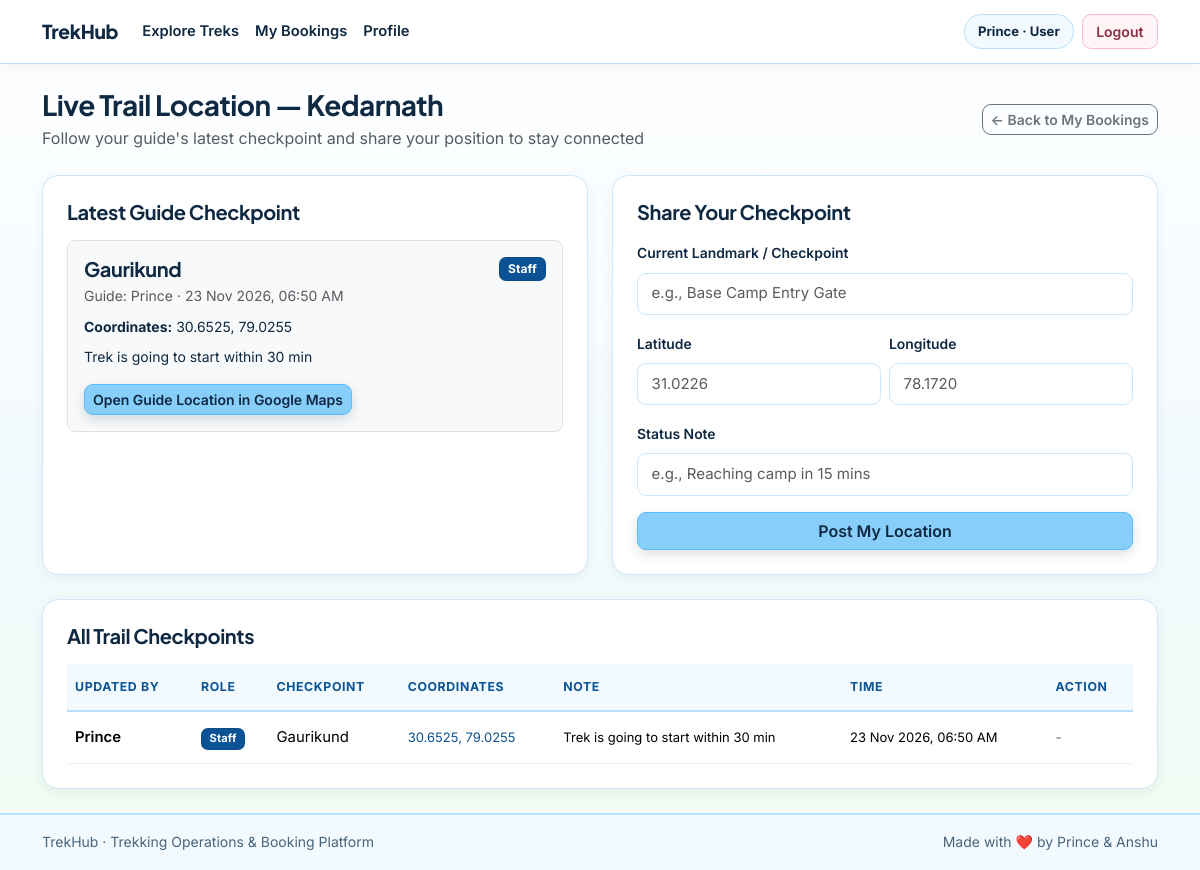
/location/trek/1 (signed in), run on the app's committed database.
### models/user.py (models this page shows, shortened)
class User(db.Model):
    __tablename__ = "users"
    id = db.Column(db.Integer, primary_key=True)
    name = db.Column(db.String(120), nullable=False)
    email = db.Column(db.String(150), unique=True, nullable=False, index=True)
    password_hash = db.Column(db.String(255), nullable=False)
    phone = db.Column(db.String(20), nullable=True)
    emergency_contact = db.Column(db.String(20), nullable=True)
    role = db.Column(db.String(20), nullable=False, default="user")
    experience = db.Column(db.String(200), nullable=True)
    is_approved = db.Column(db.Boolean, nullable=False, default=True)
    is_blacklisted = db.Column(db.Boolean, nullable=False, default=False)
    created_at = db.Column(db.DateTime, default=lambda: datetime.now(timezone.utc))
    assigned_treks = db.relationship("Trek", back_populates="assigned_staff", lazy=True)
    bookings = db.relationship("Booking", back_populates="user", lazy=True, cascade="all, delete-orphan")
    payments = db.relationship("Payment", back_populates="user", lazy=True, cascade="all, delete-orphan")
    reviews = db.relationship("Review", back_populates="user", lazy=True, cascade="all, delete-orphan")
    location_updates = db.relationship("LocationUpdate", back_populates="user", lazy=True, cascade="all, delete-orphan")

### models/trek.py (models this page shows, shortened)
class Trek(db.Model):
    __tablename__ = "treks"
    id = db.Column(db.Integer, primary_key=True)
    name = db.Column(db.String(150), nullable=False, index=True)
    location = db.Column(db.String(150), nullable=False, index=True)
    difficulty = db.Column(db.String(20), nullable=False, default="Moderate")
    duration_days = db.Column(db.Integer, nullable=False)
    total_slots = db.Column(db.Integer, nullable=False)
    available_slots = db.Column(db.Integer, nullable=False)
    price = db.Column(db.Float, nullable=False, default=0.0)
    assigned_staff_id = db.Column(db.Integer, db.ForeignKey("users.id"), nullable=True)
    status = db.Column(db.String(20), nullable=False, default="Pending")
    start_date = db.Column(db.Date, nullable=False)
    end_date = db.Column(db.Date, nullable=False)
    description = db.Column(db.Text, nullable=True)
    created_at = db.Column(db.DateTime, default=lambda: datetime.now(timezone.utc))
    assigned_staff = db.relationship("User", back_populates="assigned_treks")
    bookings = db.relationship("Booking", back_populates="trek", lazy=True, cascade="all, delete-orphan")
    locations = db.relationship("LocationUpdate", back_populates="trek", lazy=True, cascade="all, delete-orphan")
    reviews = db.relationship("Review", back_populates="trek", lazy=True, cascade="all, delete-orphan")

### models/location.py (models this page shows, shortened)
class LocationUpdate(db.Model):
    __tablename__ = "location_updates"
    id = db.Column(db.Integer, primary_key=True)
    trek_id = db.Column(db.Integer, db.ForeignKey("treks.id"), nullable=False)
    user_id = db.Column(db.Integer, db.ForeignKey("users.id"), nullable=False)
    checkpoint_name = db.Column(db.String(150), nullable=False)
    latitude = db.Column(db.Float, nullable=False)
    longitude = db.Column(db.Float, nullable=False)
    note = db.Column(db.String(255), nullable=True)
    updated_at = db.Column(db.DateTime, default=lambda: datetime.now(timezone.utc))
    trek = db.relationship("Trek", back_populates="locations")
    user = db.relationship("User", back_populates="location_updates")

### routes/location_routes.py (the view)
@location_bp.route("/trek/<int:trek_id>", methods=["GET"])
@role_required("admin", "staff", "user")
def view_location(trek_id):
    return location_controller.view_location(trek_id)

### templates/user/live_location.html (shortened to what this page needs)
{% extends "base.html" %}  {% block content %}
<div
  class="d-flex flex-wrap justify-content-between align-items-center gap-2 mb-4"
>
  <div>
    <h1 class="h3 fw-bold mb-1">Live Trail Location &mdash; {{ trek.name }}</h1>
    <p class="text-muted mb-0">
      Follow your guide's latest checkpoint and share your position to stay
      connected
    </p>
  </div>
  {% if user.role == 'admin' %}
  <a
    href="{{ url_for('admin.manage_treks') }}"
    class="btn btn-outline-secondary btn-sm"
    >&larr; Back to Manage Treks</a
  >
  {% else %}
  <a
    href="{{ url_for('user.bookings') }}"
    class="btn btn-outline-secondary btn-sm"
    >&larr; Back to My Bookings</a
  >
  {% endif %}
</div>
<div class="row g-4 mb-4">
  <div class="col-lg-6">
    <div class="card card-trek bg-white p-4 h-100">
      <h2 class="h5 fw-bold mb-3">Latest Guide Checkpoint</h2>
      {% if latest_staff_location %}
      <div class="border rounded-3 p-3 bg-light">
        <div
          class="d-flex justify-content-between align-items-start gap-2 mb-2"
        >
          <div>
            <h3 class="h5 fw-bold mb-1">
              {{ latest_staff_location.checkpoint_name }}
            </h3>
            <p class="small text-muted mb-0">
              Guide: {{ latest_staff_location.user.name }} &middot; {{
              latest_staff_location.updated_at.strftime('%d %b %Y, %I:%M %p') }}
            </p>
          </div>
          <span class="badge bg-primary">Staff</span>
        </div>
        <p class="small mb-2">
          <strong>Coordinates:</strong> {{ latest_staff_location.latitude }}, {{
          latest_staff_location.longitude }}
        </p>
        {% if latest_staff_location.note %}
        <p class="small mb-3">{{ latest_staff_location.note }}</p>
        {% endif %}
        <a
          href="https://www.google.com/maps?q={{ latest_staff_location.latitude }},{{ latest_staff_location.longitude }}"
          target="_blank"
          rel="noopener noreferrer"
          class="btn btn-trek btn-sm"
        >
          Open Guide Location in Google Maps
        </a>
      </div>
      {% else %}
      <p class="text-muted mb-0">
        Your assigned guide has not posted a checkpoint yet.
      </p>
      {% endif %}
    </div>
  </div>
  <div class="col-lg-6">
    <div class="card card-trek bg-white p-4 h-100">
      <h2 class="h5 fw-bold mb-3">Share Your Checkpoint</h2>
      <form
        action="{{ url_for('location.update_location', trek_id=trek.id) }}"
        method="POST"
      >
        <div class="mb-3">
          <label for="checkpoint_name" class="form-label fw-semibold"
            >Current Landmark / Checkpoint</label
          >
          <input
            type="text"
            class="form-control"
            id="checkpoint_name"
            name="checkpoint_name"
            placeholder="e.g., Base Camp Entry Gate"
            required
          />
        </div>
        <div class="row g-2 mb-3">
          <div class="col-6">
            <label for="latitude" class="form-label fw-semibold"
              >Latitude</label
            >
            <input
              type="number"
              step="any"
              min="-90"
              max="90"
              class="form-control"
              id="latitude"
              name="latitude"
              placeholder="31.0226"
              required
            />
          </div>
          <div class="col-6">
            <label for="longitude" class="form-label fw-semibold"
              >Longitude</label
            >
            <input
              type="number"
              step="any"
              min="-180"
              max="180"
              class="form-control"
              id="longitude"
              name="longitude"
              placeholder="78.1720"
              required
            />
          </div>
        </div>
        <div class="mb-3">
          <label for="note" class="form-label fw-semibold">Status Note</label>
          <input
            type="text"
            class="form-control"
            id="note"
            name="note"
            placeholder="e.g., Reaching camp in 15 mins"
          />
        </div>
        <div class="d-grid">
          <button type="submit" class="btn btn-trek">Post My Location</button>
        </div>
      </form>
    </div>
  </div>
</div>
<div class="card card-trek bg-white p-4">
  <h2 class="h5 fw-bold mb-3">All Trail Checkpoints</h2>
  {% if updates %}
  <div class="table-responsive">
    <table class="table table-hover align-middle table-trekhub mb-0">
      <thead>
        <tr>
          <th>Updated By</th>
          <th>Role</th>
          <th>Checkpoint</th>
          <th>Coordinates</th>
          <th>Note</th>
          <th>Time</th>
          <th>Action</th>
        </tr>
      </thead>
      <tbody>
        {% for item in updates %}
        <tr>
          <td class="fw-semibold">{{ item.user.name }}</td>
          <td>
            <span
              class="badge {{ 'bg-primary' if item.user.role == 'staff' else 'bg-secondary' }}"
            >
              {{ item.user.role|capitalize }}
            </span>
          </td>
          <td>{{ item.checkpoint_name }}</td>
          <td class="small">
            <a
              href="https://www.google.com/maps?q={{ item.latitude }},{{ item.longitude }}"
              target="_blank"
              rel="noopener noreferrer"
              class="text-decoration-none"
            >
              {{ item.latitude }}, {{ item.longitude }}
            </a>
          </td>
          <td class="small">{{ item.note or '-' }}</td>
          <td class="small">
            {{ item.updated_at.strftime('%d %b %Y, %I:%M %p') }}
          </td>
          <td>
            {% if user.role == 'admin' or item.user_id == user.id %}
            <form
              action="{{ url_for('location.delete_location', location_id=item.id) }}"
              method="POST"
              class="d-inline"
            >
              <button type="submit" class="btn btn-sm btn-outline-danger">
                Remove
              </button>
            </form>
            {% else %}
            <span class="text-muted small">-</span>
            {% endif %}
          </td>
        </tr>
        {% endfor %}
      </tbody>
    </table>
  </div>
  {% else %}
  <p class="text-muted mb-0">No trail checkpoints logged yet.</p>
  {% endif %}
</div>
{% endblock %}

### templates/base.html (shortened to what this page needs)
<!doctype html>
<html lang="en">
  <head>
    <link
      href="https://cdn.jsdelivr.net/npm/bootstrap@5.3.3/dist/css/bootstrap.min.css"
      rel="stylesheet"
    />
    <link
      rel="stylesheet"
      href="{{ url_for('static', filename='css/style.css') }}"
    />
  </head>
  <body>
    <nav class="navbar navbar-expand-lg navbar-trekhub sticky-top">
      <div class="container">
        <a
          class="navbar-brand d-flex align-items-center gap-2"
          href="{{ url_for('index') }}"
        >
          <span>TrekHub</span>
        </a>
        <div class="collapse navbar-collapse" id="trekhubNavbar">
          <ul class="navbar-nav me-auto mb-2 mb-lg-0">
            {% if current_user %} {% if current_user.role == 'admin' %}
            <li class="nav-item">
              <a class="nav-link" href="{{ url_for('admin.dashboard') }}"
                >Dashboard</a
              >
            </li>
            <li class="nav-item">
              <a class="nav-link" href="{{ url_for('admin.manage_treks') }}"
                >Treks</a
              >
            </li>
            <li class="nav-item">
              <a class="nav-link" href="{{ url_for('admin.all_bookings') }}"
                >Bookings</a
              >
            </li>
            <li class="nav-item">
              <a
                class="nav-link"
                href="{{ url_for('admin.completed_feedback') }}"
                >Feedback</a
              >
            </li>
            <li class="nav-item">
              <a class="nav-link" href="{{ url_for('admin.manage_staff') }}"
                >Staff</a
              >
            </li>
            <li class="nav-item">
              <a class="nav-link" href="{{ url_for('admin.manage_users') }}"
                >Users</a
              >
            </li>
            {% else %}
            <li class="nav-item">
              <a class="nav-link" href="{{ url_for('user.dashboard') }}"
                >Explore Treks</a
              >
            </li>
            <li class="nav-item">
              <a class="nav-link" href="{{ url_for('user.bookings') }}"
                >My Bookings</a
              >
            </li>
            <li class="nav-item">
              <a class="nav-link" href="{{ url_for('user.profile') }}"
                >Profile</a
              >
            </li>
            {% endif %} {% endif %}
          </ul>
          <div class="d-flex flex-wrap align-items-center gap-2">
            {% if current_user %}
            <span class="user-pill"
              >{{ current_user.name }} &middot; {{ current_user.role|capitalize
              }}</span
            >
            <a
              href="{{ url_for('auth.logout') }}"
              class="btn btn-sm btn-outline-light"
              >Logout</a
            >
            {% endif %}
          </div>
        </div>
      </div>
    </nav>
    <main class="container py-4">
       {% block content %}{% endblock %}
    </main>
    <footer class="footer-trekhub py-3 mt-auto">
      <div
        class="container d-flex flex-wrap justify-content-between align-items-center gap-2"
      >
        <span>TrekHub &middot; Trekking Operations &amp; Booking Platform</span>
        <span>Made with ❤️ by Prince & Anshu</span>
      </div>
    </footer>
  </body>
</html>

### data on the page
User: name "Prince", role "User"
Trek: name "Kedarnath"
LocationUpdate: checkpoint_name "Gaurikund", updated_at "23 Nov 2026, 06:50 AM", latitude "30.6525", longitude "79.0255", note "Trek is going to start within 30 min", user.name "Prince", user.role "Staff"
User: user.name "Prince"
